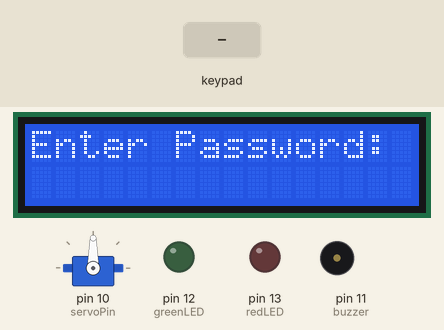
Bench run of a sketch on a simulated Arduino Uno, built with avr-gcc and run on an emulated ATmega328P. Shown: servo, 16×2 character LCD, output pins drawn as LEDs (lit = HIGH), buzzer (waves = sounding). The test bench sets the inputs (shaded band). EEPROM starts erased.

Above: at 3.2 s.
3.3 s: keypad keys 1 2 3 4 # pressed 0.4 s apart
At 5.4 s:
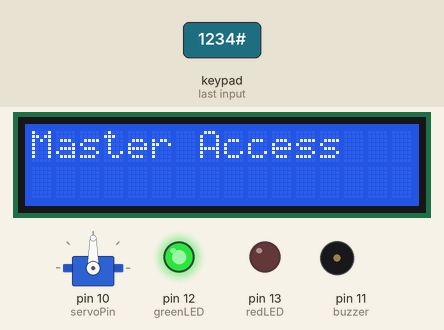
6.8 s: key '#' pressed
At 9.72 s:
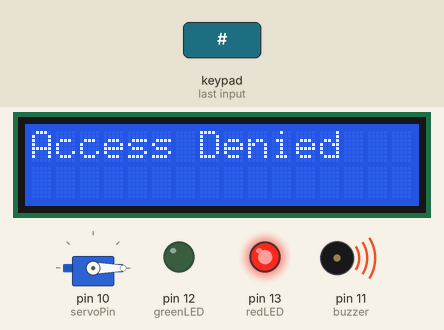
9.8 s: key '*' pressed
At 12.5 s:
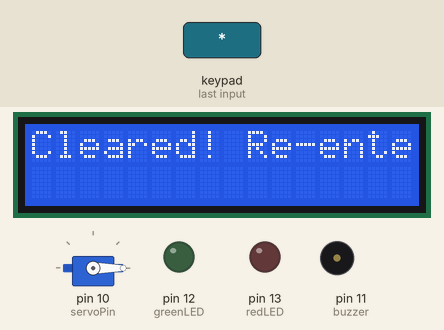
12.8 s: keypad keys 1 2 3 4 A pressed 0.4 s apart
At 14.7 s:
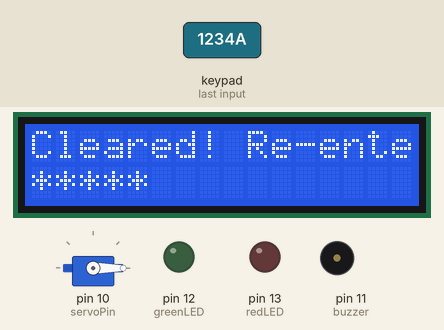
16.3 s: keypad keys 1 2 3 4 D pressed 0.4 s apart
At 18.8 s:
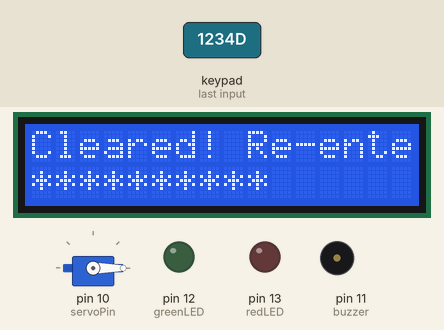
19.8 s: keypad keys 4 3 2 1 A pressed 0.4 s apart
At 21.7 s:
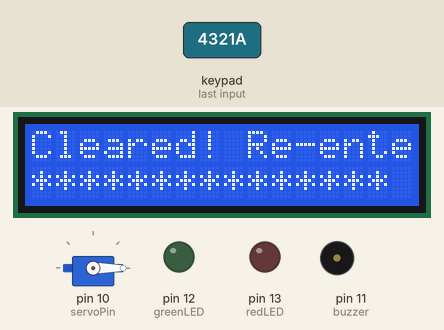
Timing chart, 0 to 23.2 s (numbered marks = the images above; inputs shaded):
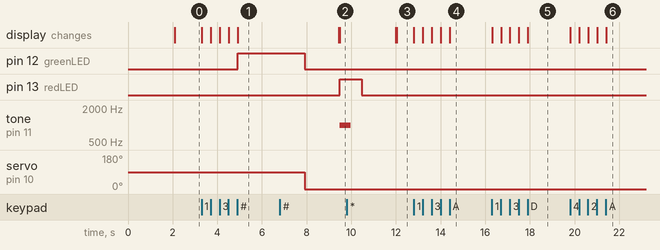

The sketch:

Code.ino
```cpp
#include <Wire.h>
#include <LiquidCrystal_I2C.h>
#include <Keypad.h>
#include <Servo.h>
#include <EEPROM.h>

// LCD setup
LiquidCrystal_I2C lcd(0x27, 16, 2);  // Address 0x27, 16 columns, 2 rows

// Keypad setup
const byte ROWS = 4;
const byte COLS = 4;
char keys[ROWS][COLS] = {
  {'1','2','3','A'},
  {'4','5','6','B'},
  {'7','8','9','C'},
  {'*','0','#','D'}
};
byte rowPins[ROWS] = {9, 8, 7, 6}; // connect to R1-R4
byte colPins[COLS] = {5, 4, 3, 2}; // connect to C1-C4
Keypad keypad = Keypad(makeKeymap(keys), rowPins, colPins, ROWS, COLS);

// Servo and security
Servo myServo;
int servoPin = 10;
int buzzer = 11;
int greenLED = 12;
int redLED = 13;

String inputPassword = "";
const int maxAttempts = 3;
int attemptCount = 0;

String masterPassword = "1234";  // Master Password
String defaultUserPassword = "4321"; // Default Normal User Password

void setup() {
  Serial.begin(9600);
  myServo.attach(servoPin);
  pinMode(buzzer, OUTPUT);
  pinMode(greenLED, OUTPUT);
  pinMode(redLED, OUTPUT);

  lcd.begin(16, 2);
  lcd.backlight();
  lcd.print(" Door Lock Sys ");
  delay(2000);
  lcd.clear();
  lcd.print("Enter Password:");
}

void loop() {
  char key = keypad.getKey();
  if (key) {
    if (key == '#') {
      processPassword();
    } else if (key == '*') {
      inputPassword = "";
      lcd.clear();
      lcd.print("Cleared! Re-enter");
    } else {
      inputPassword += key;
      lcd.setCursor(0, 1);
      for (int i = 0; i < inputPassword.length(); i++) {
        lcd.print("*");
      }
    }
  }
}

void processPassword() {
  lcd.clear();
  if (inputPassword == masterPassword) {
    lcd.print("Master Access");
    grantAccess();
    logAccess(true);
  } else if (inputPassword == getUserPassword()) {
    lcd.print("User Access");
    grantAccess();
    logAccess(false);
  } else {
    lcd.print("Access Denied");
    digitalWrite(redLED, HIGH);
    tone(buzzer, 1000, 500);
    delay(1000);
    digitalWrite(redLED, LOW);
    attemptCount++;
    if (attemptCount >= maxAttempts) {
      lcd.clear();
      lcd.print("LOCKED OUT!");
      while (1); // Lock system
    }
  }
  inputPassword = "";
  delay(1500);
  lcd.clear();
  lcd.print("Enter Password:");
}

void grantAccess() {
  digitalWrite(greenLED, HIGH);
  myServo.write(90);  // Unlock
  delay(3000);        // Wait 3 sec
  myServo.write(0);   // Lock again
  digitalWrite(greenLED, LOW);
}

String getUserPassword() {
  String pass = "";
  for (int i = 0; i < 4; i++) {
    pass += char(EEPROM.read(i));
  }
  if (pass == "" || pass == "FFFF") {
    return defaultUserPassword;
  }
  return pass;
}

void logAccess(bool isMaster) {
  int addr = 10; // Example EEPROM address
  EEPROM.write(addr, isMaster ? 'M' : 'U');
  addr++;
  EEPROM.write(addr, attemptCount); // You can expand this to add timestamps etc.
}
```

Measured:
- after the input at 3.3 s, pin 12 (greenLED): LOW → HIGH after 1.6 s; the display: first changes at once (image 1 shows a later state)
- after the input at 6.8 s, pin 13 (redLED): LOW → HIGH after 2.7 s; tone on pin 11 (buzzer): silent → 1000 Hz after 2.7 s; the display: first differs from a run without the input after 2.7 s (image 2)
- after the input at 9.8 s, the display: first differs from a run without the input after 2.2 s (image 3)
- after the input at 12.8 s, the display: first changes at once (image 4 shows a later state)
- after the input at 16.3 s, the display: first changes at once (image 5 shows a later state)
- after the input at 19.8 s, the display: first changes at once (image 6 shows a later state)
